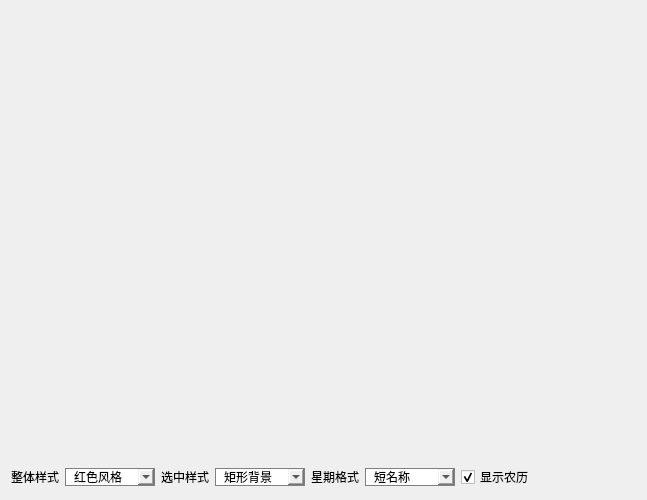
<?xml version="1.0" encoding="UTF-8"?>
<ui version="4.0">
 <class>frmLunarCalendarWidget</class>
 <widget class="QWidget" name="frmLunarCalendarWidget">
  <property name="geometry">
   <rect>
    <x>0</x>
    <y>0</y>
    <width>647</width>
    <height>500</height>
   </rect>
  </property>
  <property name="windowTitle">
   <string>Form</string>
  </property>
  <property name="windowIcon">
   <iconset resource="main.qrc">
    <normaloff>:/image/花.png</normaloff>:/image/花.png</iconset>
  </property>
  <property name="styleSheet">
   <string notr="true">font: 10pt &quot;楷体&quot;;</string>
  </property>
  <layout class="QVBoxLayout" name="verticalLayout">
   <item>
    <widget class="LunarCalendarWidget" name="lunarCalendarWidget" native="true">
     <property name="sizePolicy">
      <sizepolicy hsizetype="Preferred" vsizetype="Expanding">
       <horstretch>0</horstretch>
       <verstretch>0</verstretch>
      </sizepolicy>
     </property>
    </widget>
   </item>
   <item>
    <layout class="QHBoxLayout" name="horizontalLayout">
     <item>
      <widget class="QLabel" name="labCalendarStyle">
       <property name="text">
        <string>整体样式</string>
       </property>
      </widget>
     </item>
     <item>
      <widget class="QComboBox" name="cboxCalendarStyle">
       <property name="minimumSize">
        <size>
         <width>90</width>
         <height>0</height>
        </size>
       </property>
       <property name="styleSheet">
        <string notr="true">border: 1px solid gray;/*设置边框的粗细，以及颜色*/
border-radius: 10px;/*设置圆角的大小*/
padding: 0 8px;/*如果没有内容光标在开始往后移动0.8像素点*/
selection-background-color: darkgray;
   </string>
       </property>
       <item>
        <property name="text">
         <string>红色风格</string>
        </property>
       </item>
      </widget>
     </item>
     <item>
      <widget class="QLabel" name="labSelectType">
       <property name="text">
        <string>选中样式</string>
       </property>
      </widget>
     </item>
     <item>
      <widget class="QComboBox" name="cboxSelectType">
       <property name="minimumSize">
        <size>
         <width>90</width>
         <height>0</height>
        </size>
       </property>
       <property name="styleSheet">
        <string notr="true">border: 1px solid gray;/*设置边框的粗细，以及颜色*/
border-radius: 10px;/*设置圆角的大小*/
padding: 0 8px;/*如果没有内容光标在开始往后移动0.8像素点*/
selection-background-color: darkgray;
   </string>
       </property>
       <item>
        <property name="text">
         <string>矩形背景</string>
        </property>
       </item>
       <item>
        <property name="text">
         <string>圆形背景</string>
        </property>
       </item>
       <item>
        <property name="text">
         <string>角标背景</string>
        </property>
       </item>
       <item>
        <property name="text">
         <string>图片背景</string>
        </property>
       </item>
      </widget>
     </item>
     <item>
      <widget class="QLabel" name="labWeekNameFormat">
       <property name="text">
        <string>星期格式</string>
       </property>
      </widget>
     </item>
     <item>
      <widget class="QComboBox" name="cboxWeekNameFormat">
       <property name="minimumSize">
        <size>
         <width>90</width>
         <height>0</height>
        </size>
       </property>
       <property name="styleSheet">
        <string notr="true">border: 1px solid gray;/*设置边框的粗细，以及颜色*/
border-radius: 10px;/*设置圆角的大小*/
padding: 0 8px;/*如果没有内容光标在开始往后移动0.8像素点*/
selection-background-color: darkgray;
   </string>
       </property>
       <item>
        <property name="text">
         <string>短名称</string>
        </property>
       </item>
       <item>
        <property name="text">
         <string>普通名称</string>
        </property>
       </item>
       <item>
        <property name="text">
         <string>长名称</string>
        </property>
       </item>
       <item>
        <property name="text">
         <string>英文名称</string>
        </property>
       </item>
      </widget>
     </item>
     <item>
      <widget class="QCheckBox" name="ckShowLunar">
       <property name="text">
        <string>显示农历</string>
       </property>
       <property name="checked">
        <bool>true</bool>
       </property>
      </widget>
     </item>
     <item>
      <spacer name="horizontalSpacer">
       <property name="orientation">
        <enum>Qt::Horizontal</enum>
       </property>
       <property name="sizeHint" stdset="0">
        <size>
         <width>40</width>
         <height>20</height>
        </size>
       </property>
      </spacer>
     </item>
    </layout>
   </item>
  </layout>
 </widget>
 <customwidgets>
  <customwidget>
   <class>LunarCalendarWidget</class>
   <extends>QWidget</extends>
   <header>lunarcalendarwidget.h</header>
   <container>1</container>
  </customwidget>
 </customwidgets>
 <resources>
  <include location="main.qrc"/>
 </resources>
 <connections/>
</ui>
